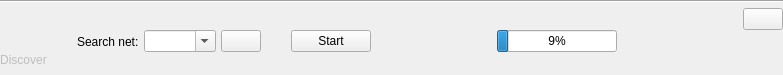
<?xml version="1.0" encoding="UTF-8"?>
<ui version="4.0">
 <class>DiscoverDevicesView</class>
 <widget class="QWidget" name="DiscoverDevicesView">
  <property name="geometry">
   <rect>
    <x>0</x>
    <y>0</y>
    <width>783</width>
    <height>75</height>
   </rect>
  </property>
  <property name="sizePolicy">
   <sizepolicy hsizetype="Preferred" vsizetype="Maximum">
    <horstretch>0</horstretch>
    <verstretch>0</verstretch>
   </sizepolicy>
  </property>
  <property name="styleSheet">
   <string notr="true">/* Allgemein */

QPushButton[GuiRole=FunctionButton] { border: 1px solid transparent; border-radius: 3px; padding: 3px; qproperty-iconSize: 24px; }
QPushButton[GuiRole=FunctionButton]:hover { background: rgb(220, 220, 220); border-color: rgb(220, 220, 220); }
QPushButton[GuiRole=FunctionButton]:pressed { background: rgb(220, 220, 220); border-color: rgb(110, 110, 110); }

QPushButton[GuiRole=CloseButton] { border: 1px solid transparent; border-radius: 3px; padding: 3px; qproperty-iconSize: 24px; }
QPushButton[GuiRole=CloseButton]:hover { background: rgb(220, 220, 220); border-color: rgb(220, 220, 220); }
QPushButton[GuiRole=CloseButton]:pressed { background: rgb(220, 220, 220); border-color: rgb(110, 110, 110); }

/* Spezifisch */
</string>
  </property>
  <property name="GuiRole" stdset="0">
   <string notr="true">MainWidget</string>
  </property>
  <layout class="QVBoxLayout" name="verticalLayout">
   <property name="spacing">
    <number>5</number>
   </property>
   <property name="leftMargin">
    <number>0</number>
   </property>
   <property name="topMargin">
    <number>0</number>
   </property>
   <property name="rightMargin">
    <number>0</number>
   </property>
   <property name="bottomMargin">
    <number>0</number>
   </property>
   <item>
    <widget class="Line" name="line">
     <property name="orientation">
      <enum>Qt::Orientation::Horizontal</enum>
     </property>
    </widget>
   </item>
   <item>
    <layout class="QHBoxLayout" name="mainLayout">
     <item>
      <layout class="QVBoxLayout" name="symbolLayout1">
       <property name="spacing">
        <number>5</number>
       </property>
       <item>
        <layout class="QHBoxLayout" name="symbolLayout2">
         <item>
          <widget class="QLabel" name="symbol">
           <property name="sizePolicy">
            <sizepolicy hsizetype="Fixed" vsizetype="Fixed">
             <horstretch>0</horstretch>
             <verstretch>0</verstretch>
            </sizepolicy>
           </property>
           <property name="maximumSize">
            <size>
             <width>40</width>
             <height>40</height>
            </size>
           </property>
           <property name="text">
            <string/>
           </property>
           <property name="pixmap">
            <pixmap resource="../../Res/Resources.qrc">:/Symbols/Discover_P.png</pixmap>
           </property>
           <property name="scaledContents">
            <bool>true</bool>
           </property>
          </widget>
         </item>
        </layout>
       </item>
       <item>
        <widget class="QLabel" name="label">
         <property name="enabled">
          <bool>false</bool>
         </property>
         <property name="text">
          <string>Discover</string>
         </property>
         <property name="alignment">
          <set>Qt::AlignmentFlag::AlignCenter</set>
         </property>
        </widget>
       </item>
      </layout>
     </item>
     <item>
      <spacer name="spacer1">
       <property name="orientation">
        <enum>Qt::Orientation::Horizontal</enum>
       </property>
       <property name="sizeType">
        <enum>QSizePolicy::Policy::Fixed</enum>
       </property>
       <property name="sizeHint" stdset="0">
        <size>
         <width>25</width>
         <height>20</height>
        </size>
       </property>
      </spacer>
     </item>
     <item>
      <widget class="QLabel" name="Label1">
       <property name="text">
        <string>Search net:</string>
       </property>
      </widget>
     </item>
     <item>
      <widget class="QComboBox" name="netAddressCombo">
       <property name="toolTip">
        <string>Enter net address: 1 .. 255</string>
       </property>
       <property name="editable">
        <bool>true</bool>
       </property>
      </widget>
     </item>
     <item>
      <widget class="QPushButton" name="selectLandingPageButton">
       <property name="enabled">
        <bool>true</bool>
       </property>
       <property name="sizePolicy">
        <sizepolicy hsizetype="Preferred" vsizetype="Fixed">
         <horstretch>0</horstretch>
         <verstretch>0</verstretch>
        </sizepolicy>
       </property>
       <property name="toolTip">
        <string>Select landing page (255)</string>
       </property>
       <property name="icon">
        <iconset>
         <disabledoff>:/Symbols/ResetDefaults_P.png</disabledoff>
         <activeon>:/Symbols/ResetDefaults_A.png</activeon>
        </iconset>
       </property>
       <property name="iconSize">
        <size>
         <width>24</width>
         <height>24</height>
        </size>
       </property>
       <property name="GuiRole" stdset="0">
        <string notr="true">FunctionButton</string>
       </property>
      </widget>
     </item>
     <item>
      <spacer name="spacer1_2">
       <property name="orientation">
        <enum>Qt::Orientation::Horizontal</enum>
       </property>
       <property name="sizeType">
        <enum>QSizePolicy::Policy::Fixed</enum>
       </property>
       <property name="sizeHint" stdset="0">
        <size>
         <width>25</width>
         <height>20</height>
        </size>
       </property>
      </spacer>
     </item>
     <item>
      <widget class="QPushButton" name="startStopButton">
       <property name="enabled">
        <bool>true</bool>
       </property>
       <property name="sizePolicy">
        <sizepolicy hsizetype="Preferred" vsizetype="Fixed">
         <horstretch>0</horstretch>
         <verstretch>0</verstretch>
        </sizepolicy>
       </property>
       <property name="toolTip">
        <string>Start/Stop discovery</string>
       </property>
       <property name="text">
        <string>Start</string>
       </property>
       <property name="iconSize">
        <size>
         <width>24</width>
         <height>24</height>
        </size>
       </property>
      </widget>
     </item>
     <item>
      <spacer name="spacer2">
       <property name="orientation">
        <enum>Qt::Orientation::Horizontal</enum>
       </property>
       <property name="sizeHint" stdset="0">
        <size>
         <width>20</width>
         <height>20</height>
        </size>
       </property>
      </spacer>
     </item>
     <item>
      <widget class="QProgressBar" name="progressBar">
       <property name="minimum">
        <number>0</number>
       </property>
       <property name="maximum">
        <number>254</number>
       </property>
       <property name="value">
        <number>24</number>
       </property>
      </widget>
     </item>
     <item>
      <spacer name="spacer3">
       <property name="orientation">
        <enum>Qt::Orientation::Horizontal</enum>
       </property>
       <property name="sizeHint" stdset="0">
        <size>
         <width>20</width>
         <height>20</height>
        </size>
       </property>
      </spacer>
     </item>
     <item>
      <layout class="QVBoxLayout" name="closeLayout">
       <item>
        <widget class="QPushButton" name="closeButton">
         <property name="enabled">
          <bool>true</bool>
         </property>
         <property name="sizePolicy">
          <sizepolicy hsizetype="Preferred" vsizetype="Fixed">
           <horstretch>0</horstretch>
           <verstretch>0</verstretch>
          </sizepolicy>
         </property>
         <property name="toolTip">
          <string notr="true">Close panel</string>
         </property>
         <property name="icon">
          <iconset>
           <disabledoff>:/Symbols/Close_P.png</disabledoff>
           <activeon>:/Symbols/Close_A.png</activeon>
          </iconset>
         </property>
         <property name="iconSize">
          <size>
           <width>24</width>
           <height>24</height>
          </size>
         </property>
         <property name="GuiRole" stdset="0">
          <string notr="true">CloseButton</string>
         </property>
        </widget>
       </item>
       <item>
        <spacer name="closeSpacer">
         <property name="orientation">
          <enum>Qt::Orientation::Vertical</enum>
         </property>
         <property name="sizeHint" stdset="0">
          <size>
           <width>10</width>
           <height>10</height>
          </size>
         </property>
        </spacer>
       </item>
      </layout>
     </item>
    </layout>
   </item>
  </layout>
 </widget>
 <resources>
  <include location="../../Res/Resources.qrc"/>
 </resources>
 <connections/>
</ui>
